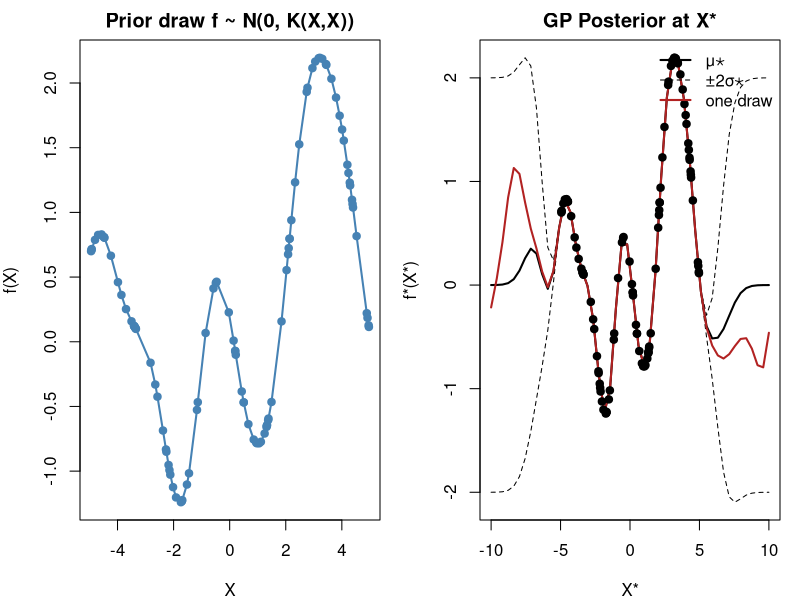

The R source for this figure:
## ---- chunk 1
knitr::opts_chunk$set(echo = TRUE)
## ---- chunk 2
#squared-exponential (RBF) kernel
rbf_kernel <- function(x, y, lengthscale = 1) {
  # computes K_{ij} = exp(-1/(2ℓ^2) * (x_i - y_j)^2)
  d2 <- outer(x, y, FUN = function(a, b) (a - b)^2)
  exp(-0.5 / lengthscale^2 * d2)
}

set.seed(427)

# 2. Generate training inputs X and sample f ~ N(0, K(X,X))
n_train <- 100
X <- sort(runif(n_train, -5, 5))
K_XX <- rbf_kernel(X, X, lengthscale = 1)
# add tiny jitter for numerical stability
jitter <- 1e-6
K_XX_jitter <- K_XX + diag(jitter, n_train)

# draw a random function f at X
f_train <- as.vector(t(chol(K_XX_jitter)) %*% rnorm(n_train))

# 3. Choose test inputs Xstar
n_test <- 50
Xstar <- seq(-10, 10, length.out = n_test)

# 4. Compute posterior mean and covariance
K_Xstar_X     <- rbf_kernel(Xstar, X, lengthscale = 1)    # K(X*, X)
K_Xstar_Xstar <- rbf_kernel(Xstar, Xstar, lengthscale = 1) # K(X*, X*)

# Precompute inverse
K_inv <- solve(K_XX_jitter)

# posterior mean μ⋆ = K(X*, X) %*% K(X,X)^(-1) %*% f
mu_star <- K_Xstar_X %*% (K_inv %*% f_train)

# posterior covariance Σ⋆ = K(X*,X*) - K(X*,X) K(X,X)^(-1) K(X,X*)
cov_star <- K_Xstar_Xstar - K_Xstar_X %*% K_inv %*% t(K_Xstar_X)

# 5. Draw one posterior sample
f_star_draw <- as.vector(mu_star + t(chol(cov_star + diag(1e-8, n_test))) %*% rnorm(n_test))

# Plot prior sample, training data, and posterior sample
par(mfrow = c(1,2), mar = c(4,4,2,1))
# Prior draw (just f_train over X)
plot(X, f_train, type = "l", lwd = 2, col = "steelblue",
     main = "Prior draw f ~ N(0, K(X,X))",
     xlab = "X", ylab = "f(X)")
points(X, f_train, pch = 19, col = "steelblue")

# Posterior
plot(Xstar, mu_star, type = "l", lwd = 2, col = "black",
     ylim = range(c(mu_star + 2*sqrt(diag(cov_star)),
                    mu_star - 2*sqrt(diag(cov_star)),
                    f_star_draw)),
     main = "GP Posterior at X*",
     xlab = "X*", ylab = "f*(X*)")
# 95% credible envelope
lines(Xstar, mu_star + 2*sqrt(diag(cov_star)), lty = 2)
lines(Xstar, mu_star - 2*sqrt(diag(cov_star)), lty = 2)
# posterior sample
lines(Xstar, f_star_draw, col = "firebrick", lwd = 2)
points(X, f_train, pch = 19)  # show training points
legend("topright", legend = c("μ⋆", "±2σ⋆", "one draw"),
       col = c("black", "black", "firebrick"),
       lty = c(1, 2, 1), lwd = c(2,1,2), bty = "n")

